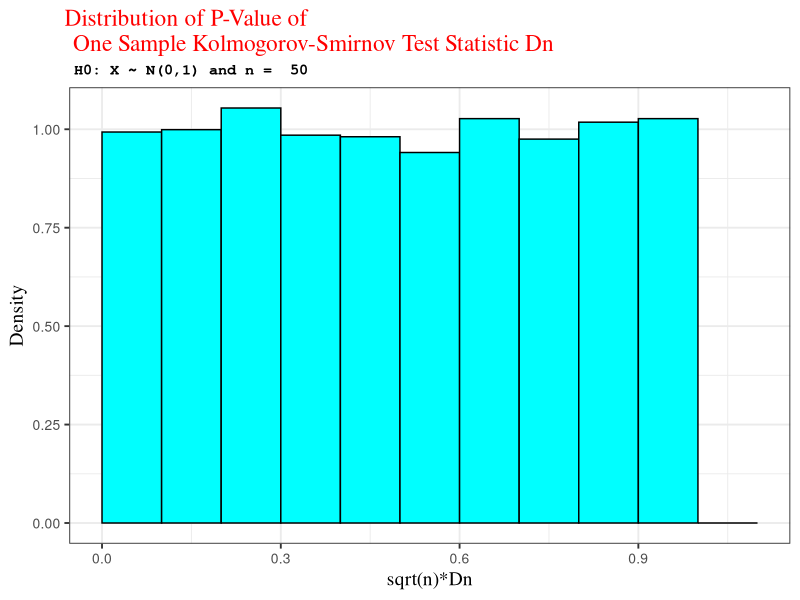
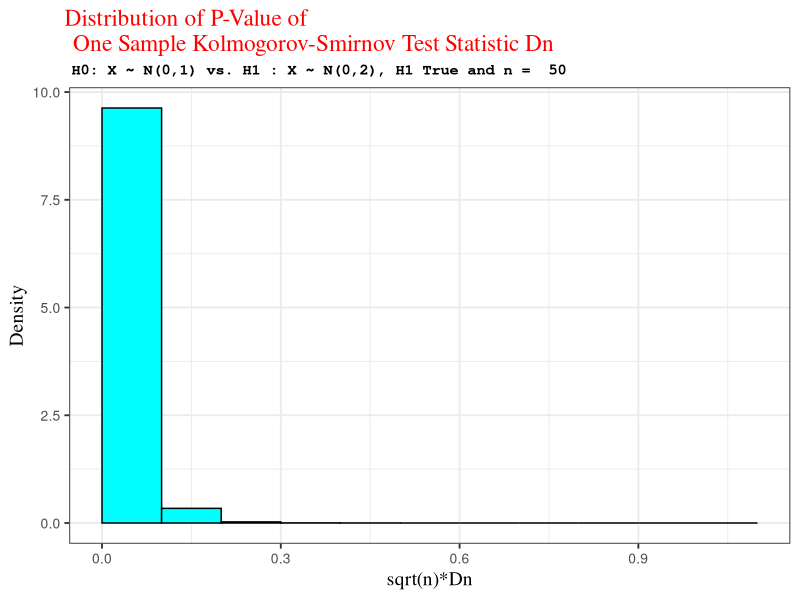
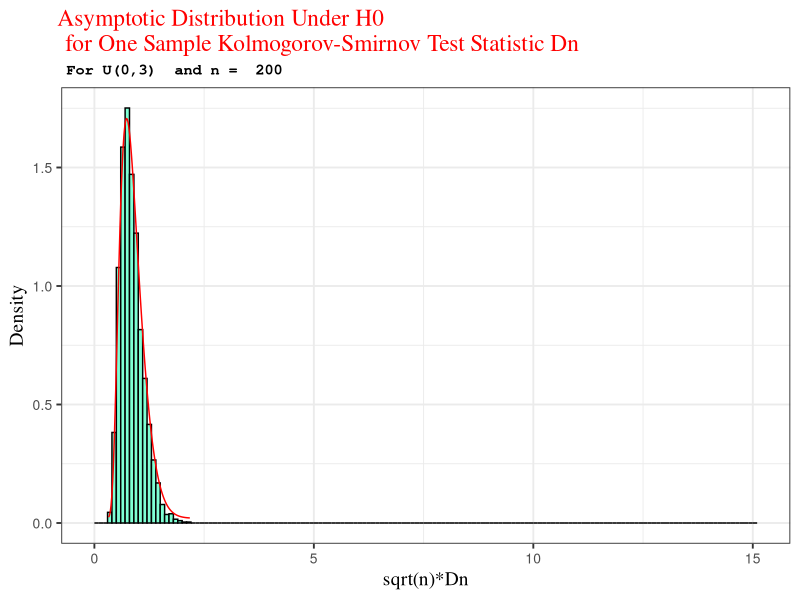
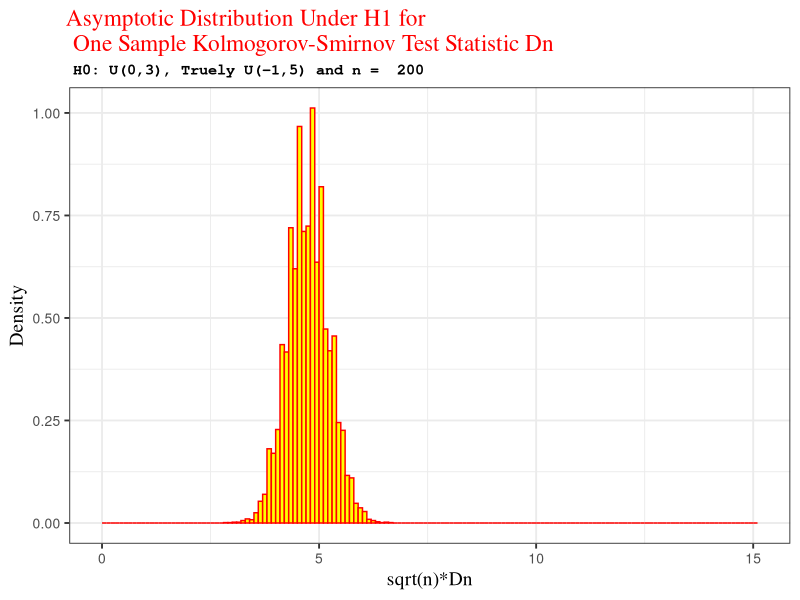
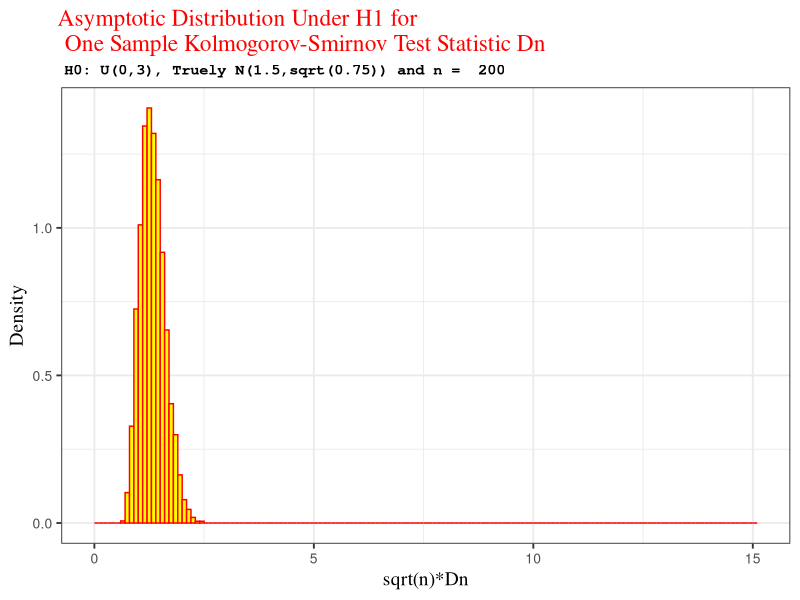
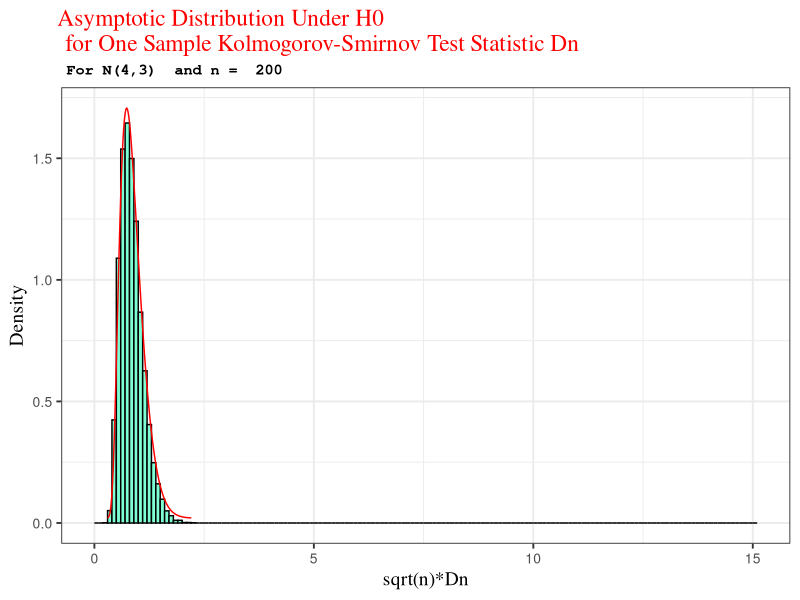
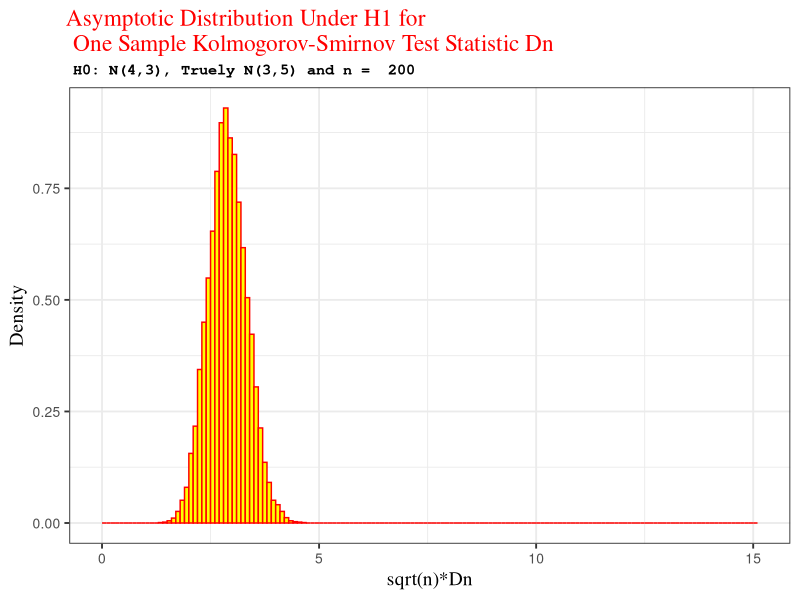
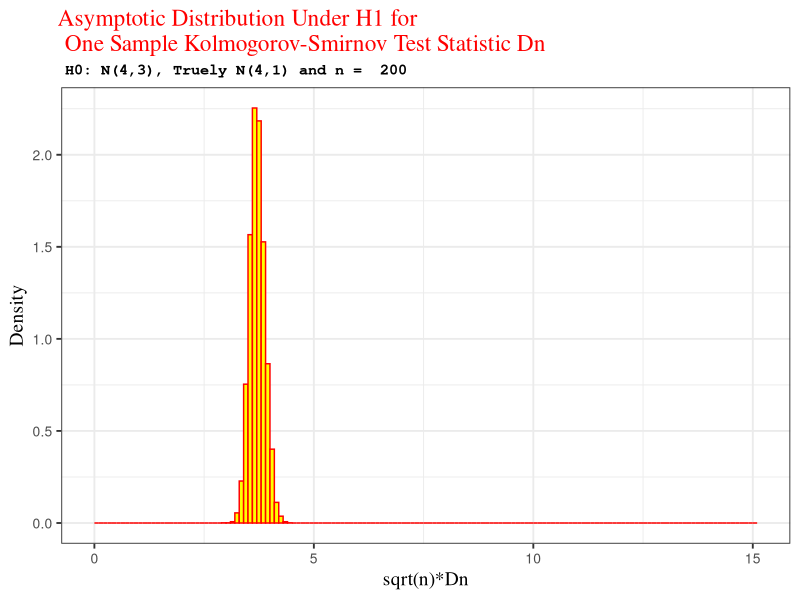

Recreate these plots in R, in order.
rm(list = ls(all = T))  #removes all objects
library(ggplot2)
library(VGAM)
defined_theme <- theme(plot.subtitle = element_text(family = "mono",size = 11,
                                                    face = "bold",hjust = 0.01),axis.title = element_text(family = "serif"),
                       axis.text = element_text(size = 10),plot.title = element_text(family = "serif",
                                                                                     colour = "red", hjust = -0.01),legend.text = element_text(size = 10,family = "serif"), 
                       legend.title = element_text(family = "serif"),legend.background = element_blank(),
                       legend.box.background = element_rect(colour = "black"))

#============================ Distribution Under H0 ================================

Exact_distribution_H0 <- function(n,True_CDF,r_CDF,tag = " "){
  set.seed(seed = 1234)
  test_stat_val <- replicate(10000,{
    our_sample <- r_CDF(n)
    performed_test <- ks.test(our_sample,True_CDF,alternative = "two.sided")
    performed_test$statistic
  })
  
  ggplot(my.df <- data.frame(test_stat_val),aes(test_stat_val)) + 
    geom_histogram(aes(y = ..density..),breaks = seq(0,1,by = 1/sqrt(10000)),
    col = 'black',fill = "cyan") + labs(x = 'Dn',y = 'Density',
    title = "Simulated Exact Distribution Under H0 of \n One Sample Kolmogorov-Smirnov Test Statistic Dn",
    subtitle = paste(tag,"and n = ",n)) + theme_bw(14) + defined_theme
}

#========================= Asymptotic Distribution Under H0 and H1 ==================
emp_pdf=function(z)
{
  epsilon=0.01
  a=8*z*exp(-2*z*z)
  b=a+2*epsilon
  i=2
  while(abs(b-a)>epsilon)
  {
    a=b
    b=a+8*((-1)^(i-1))*i*i*z*exp(-2*i*i*z*z)
    i=i+1
  }
  return(b)
}
Asymptotic_distribution_H0 <- function(n,True_CDF,r_CDF,tag = " "){
  set.seed(seed = 1234)
  asymp_test_stat_val <- replicate(10000,{
    our_sample <- r_CDF(n)
    performed_test <- ks.test(our_sample,True_CDF,alternative = "two.sided")
    sqrt(n)*performed_test$statistic
  })
  
  ggplot(my.df <- data.frame(asymp_test_stat_val),aes(asymp_test_stat_val)) + 
    geom_histogram(aes(y = ..density..),breaks = seq(0,ceiling(sqrt(n)) + 1/sqrt(100),
    by = 1/sqrt(100)),col = 'black',fill = "aquamarine") + labs(x = 'sqrt(n)*Dn',y = 'Density',
    title = "Asymptotic Distribution Under H0 \n for One Sample Kolmogorov-Smirnov Test Statistic Dn",
    subtitle = paste(tag,"and n = ",n)) + geom_function(fun =function(x){vapply(x,FUN= emp_pdf,FUN.VALUE = 2)} ,col = "red")+
    theme_bw(14) + defined_theme
  
}

Asymptotic_distribution_H1 <- function(n,True_CDF,r_CDF,H0_CDF,tag = " "){
  set.seed(seed = 1234)
  asymp_test_stat_val <- replicate(10000,{
    our_sample <- r_CDF(n)
    performed_test <- ks.test(our_sample,H0_CDF,alternative = "two.sided")
    sqrt(n)*performed_test$statistic
  })
  
  graph.1 <- ggplot(my.df <- data.frame(asymp_test_stat_val),aes(asymp_test_stat_val)) + 
    geom_histogram(aes(y = ..density..),breaks = seq(0,ceiling(sqrt(n)) + 1/sqrt(100),
    by = 1/sqrt(100)),col = 'red',fill = "yellow") + labs(x = 'sqrt(n)*Dn',y = 'Density',
    title = "Asymptotic Distribution Under H1 for \n One Sample Kolmogorov-Smirnov Test Statistic Dn",
    subtitle = paste(tag,"and n = ",n)) + theme_bw(14) + defined_theme
  
  graph.1
  
}

#============= Distribution of P-Value ===================== 
PVal_Distribution <- function(n,rCDF,H0_CDF,tag = " "){
  set.seed(seed = 1234)
  p_val <- replicate(10000,{
    our_sample <- rCDF(n)
    ks.test(our_sample,H0_CDF,alternative = "two.sided")$p.value
  })
  
  ggplot(my.df <- data.frame(p_val),aes(p_val)) + 
    geom_histogram(aes(y = ..density..),breaks = seq(0,1 + 1/sqrt(100),
                                                     by = 1/sqrt(100)),col = 'black',fill = "cyan") + labs(x = 'sqrt(n)*Dn',y = 'Density',
                                                                                                           title = "Distribution of P-Value of \n One Sample Kolmogorov-Smirnov Test Statistic Dn",
                                                                                                           subtitle = paste(tag,"and n = ",n)) +
    theme_bw(14) + defined_theme
}

PVal_Distribution(50,function(n){rnorm(n,0,1)},function(x){pnorm(x,0,1)},"H0: X ~ N(0,1)")
PVal_Distribution(50,function(n){rnorm(n,0,1)},function(x){pnorm(x,0,2)},"H0: X ~ N(0,1) vs. H1 : X ~ N(0,2), H1 True")


#i) Uniform Distribution===================================================================================

Asymptotic_distribution_H0(200,function(x){punif(x,0,3)},function(n){runif(n,0,3)},
                           tag = "For U(0,3) ")
Asymptotic_distribution_H1(200,function(x){punif(x,-1,5)},function(n){runif(n,-1,5)},
                           function(x){punif(x,0,3)},tag = "H0: U(0,3), Truely U(-1,5)")

Asymptotic_distribution_H1(200,function(x){pnorm(x,1.5,sqrt(0.75))},function(n){rnorm(n,1.5,sqrt(0.75))},
                           function(x){punif(x,0,3)},tag = "H0: U(0,3), Truely N(1.5,sqrt(0.75))")

#ii)Normal Distribution ================================================================================
Asymptotic_distribution_H0(200,function(x){pnorm(x,4,3)},function(n){rnorm(n,4,3)},
                           tag = "For N(4,3) ")

Asymptotic_distribution_H1(200,function(x){pnorm(x,3,5)},function(n){rnorm(n,3,5)},
                           function(x){pnorm(x,4,3)},tag = "H0: N(4,3), Truely N(3,5)")

Asymptotic_distribution_H1(200,function(x){pnorm(x,4,1)},function(n){rnorm(n,4,1)},
                           function(x){pnorm(x,4,3)},tag = "H0: N(4,3), Truely N(4,1)")

Asymptotic_distribution_H1(200,function(x){pcauchy(x,4,3)},function(n){rcauchy(n,4,3)},
                           function(x){pnorm(x,4,3)},tag = "H0: N(4,3), Truely C(4,3)")
Asymptotic_distribution_H1(200,function(x){plogis(x,4,3)},function(n){rlogis(n,4,3)},
                           function(x){pnorm(x,4,3)},tag = "H0: N(4,3), Truely Logistic(4,3)")
Asymptotic_distribution_H1(200,function(x){plaplace(x,4,3)},function(n){rlaplace(n,4,3)},
                           function(x){pnorm(x,4,3)},tag = "H0: N(4,3), Truely Laplace(4,3)")

#iii)Cauchy Distribution=======================================================================
Asymptotic_distribution_H0(200,function(x){pcauchy(x,4,3)},function(n){rcauchy(n,4,3)},
                           tag = "For C(4,3) ")

Asymptotic_distribution_H1(200,function(x){pcauchy(x,3,5)},function(n){rcauchy(n,3,5)},
                           function(x){pcauchy(x,4,3)},tag = "H0: C(4,3), Truely C(3,5)")


Asymptotic_distribution_H1(200,function(x){pcauchy(x,4,1)},function(n){rcauchy(n,4,1)},
                           function(x){pcauchy(x,4,3)},tag = "H0: C(4,3), Truely C(4,1)")

Asymptotic_distribution_H1(200,function(x){pnorm(x,4,3)},function(n){rnorm(n,4,3)},
                           function(x){pcauchy(x,4,3)},tag = "H0: C(4,3), Truely N(4,3)")
Asymptotic_distribution_H1(200,function(x){plaplace(x,4,3)},function(n){rlaplace(n,4,3)},
                           function(x){pcauchy(x,4,3)},tag = "H0: C(4,3), Truely Laplace(4,3)")
Asymptotic_distribution_H1(200,function(x){plogis(x,4,3)},function(n){rlogis(n,4,3)},
                           function(x){pcauchy(x,4,3)},tag = "H0: C(4,3), Truely Logistic(4,3)")
#iv)Double Exponential distribution===============================================================================================

Asymptotic_distribution_H0(200,function(x){plaplace(x,4,3)},function(n){rlaplace(n,4,3)},
                           tag = "For Laplace(4,3) ")

Asymptotic_distribution_H1(200,function(x){plaplace(x,3,5)},function(n){rlaplace(n,3,5)},
                           function(x){plaplace(x,4,3)},tag = "H0: Laplace(4,3), Truely Laplace(3,5)")

Asymptotic_distribution_H1(200,function(x){plaplace(x,4,1)},function(n){rlaplace(n,4,1)},
                           function(x){plaplace(x,4,3)},tag = "H0: Laplace(4,3), Truely Laplace(4,1)")
Asymptotic_distribution_H1(200,function(x){pnorm(x,4,3)},function(n){rnorm(n,4,3)},
                           function(x){plaplace(x,4,3)},tag = "H0: Laplace(4,3), Truely N(4,3)")
Asymptotic_distribution_H1(200,function(x){pcauchy(x,4,3)},function(n){rcauchy(n,4,3)},
                           function(x){plaplace(x,4,3)},tag = "H0: Laplace(4,3), Truely C(4,3)")
Asymptotic_distribution_H1(200,function(x){plogis(x,4,3)},function(n){rlogis(n,4,3)},
                           function(x){plaplace(x,4,3)},tag = "H0: Laplace(4,3), Truely Logistic(4,3)")
#v)Logistic Distribution==========================================================

Asymptotic_distribution_H0(200,function(x){plogis(x,4,3)},function(n){rlogis(n,4,3)},
                           tag = "For Logistic(4,3) ")

Asymptotic_distribution_H1(200,function(x){plogis(x,3,5)},function(n){rlogis(n,3,5)},
                           function(x){plogis(x,4,3)},tag = "H0: Logistic(4,3), Truely Logistic(3,5)")

Asymptotic_distribution_H1(200,function(x){plogis(x,4,1)},function(n){rlogis(n,4,1)},
                           function(x){plogis(x,4,3)},tag = "H0: Logistic(4,3), Truely Logistic(4,1)")
Asymptotic_distribution_H1(200,function(x){pnorm(x,4,3)},function(n){rnorm(n,4,3)},
                           function(x){plogis(x,4,3)},tag = "H0: Logistic(4,3), Truely N(4,3)")
Asymptotic_distribution_H1(200,function(x){pcauchy(x,4,3)},function(n){rcauchy(n,4,3)},
                           function(x){plogis(x,4,3)},tag = "H0: Logistic(4,3), Truely C(4,3)")
Asymptotic_distribution_H1(200,function(x){plaplace(x,4,3)},function(n){rlaplace(n,4,3)},
                           function(x){plogis(x,4,3)},tag = "H0: Logistic(4,3), Truely Laplace(4,3)")

#vi)Weibull Distribution======================================================================================

Asymptotic_distribution_H0(200,function(x){pweibull(x,shape=1,scale=3)},function(n){rweibull(n,shape=1,scale=3)},
                           tag = "For Weibull(1,3) ")

Asymptotic_distribution_H1(200,function(x){pweibull(x,shape=3,scale=3)},function(n){rweibull(n,shape=3,scale=3)},
                           function(x){pweibull(x,shape=1,scale=3)},tag = "H0: Weibull(1,3), Truely Weibull(3,3)")
Asymptotic_distribution_H1(200,function(x){pweibull(x,shape=2,scale=2)},function(n){rweibull(n,shape=2,scale=2)},
                           function(x){pweibull(x,shape=1,scale=3)},tag = "H0: Weibull(1,3), Truely Weibull(2,2)")
